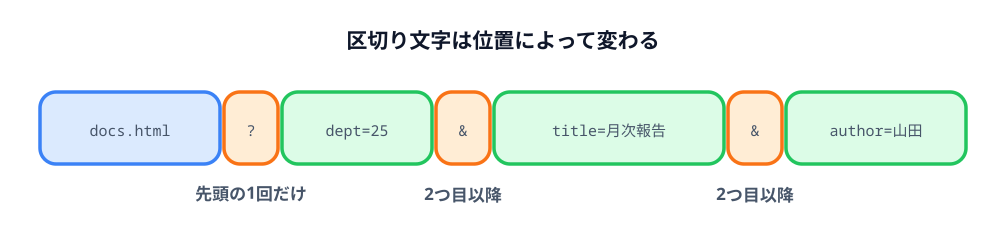

This figure's Python source:
"""2-3 の解説図: 「?」は先頭の1回だけ、「&」は2つ目以降。

イメージスキーマ = PART-WHOLE（1本の文字列が区切りで分かれている）。
実行: cd images && python3 01-separators.py
"""

import pathlib
import sys

sys.path.insert(0, str(pathlib.Path.home() / ".claude/skills/genfig"))
from genfig import Canvas  # noqa: E402

PARTS = [
    ("docs.html", 180, "blue", None),
    ("?", 54, "orange", "先頭の1回だけ"),
    ("dept=25", 150, "green", None),
    ("&", 54, "orange", "2つ目以降"),
    ("title=月次報告", 230, "green", None),
    ("&", 54, "orange", "2つ目以降"),
    ("author=山田", 180, "green", None),
]

MARGIN = 40
GAP = 4
width = MARGIN * 2 + sum(w for _, w, _, _ in PARTS) + GAP * (len(PARTS) - 1)

c = Canvas(width, 250)
c.text(width / 2, 48, "区切り文字は位置によって変わる", scale="heading", align="center")

x = MARGIN
for label, w, color, note in PARTS:
    c.sticky(x, 92, w, 72, color=color)
    c.text(x + w / 2, 136, label, scale="body", align="center", font="technical")
    if note:
        c.text(x + w / 2, 200, note, scale="label", align="center")
    x += w + GAP

print(c.save("01-separators.svg"))
